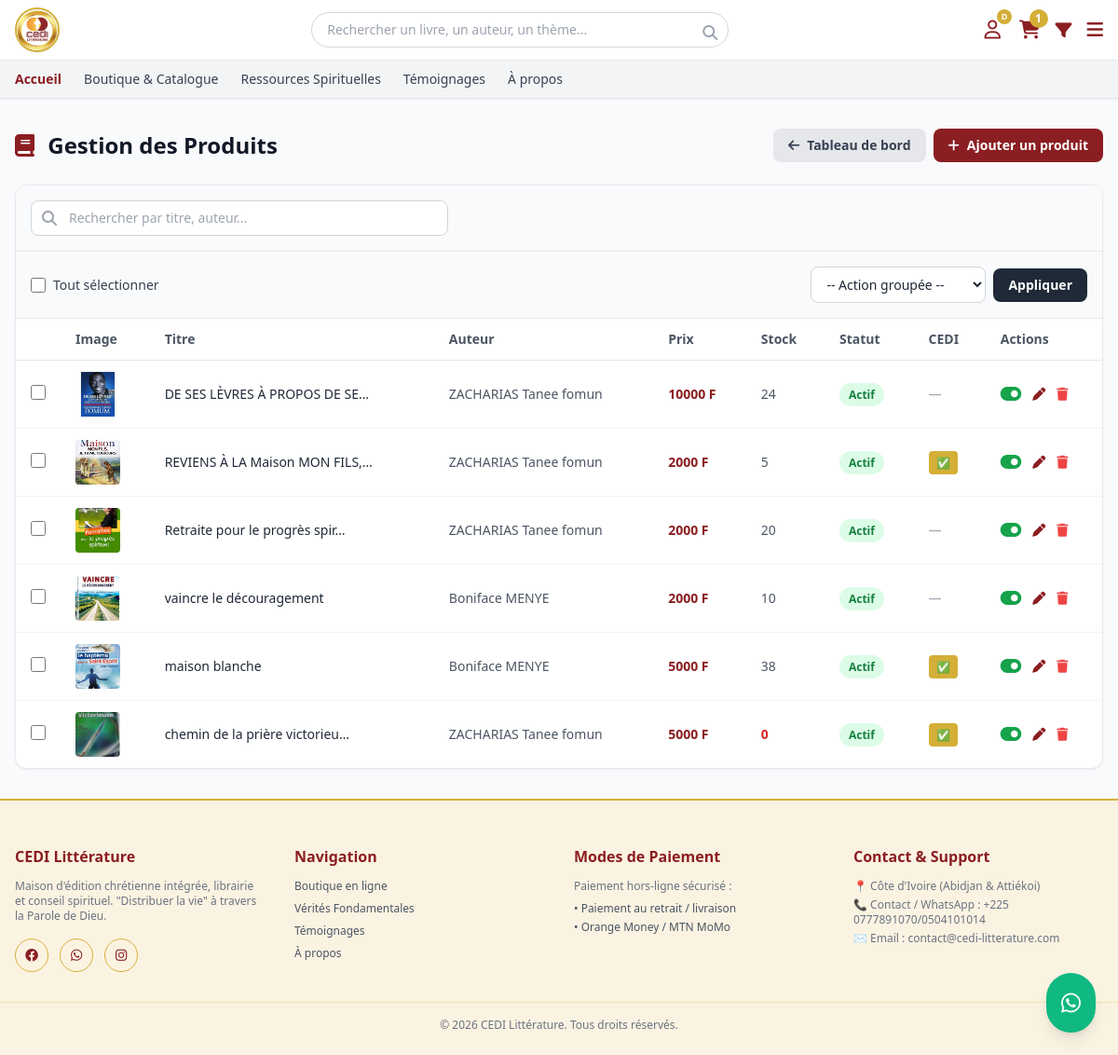
Screenshot of /admin_produits/ (signed in) with the database file from the repository.
### appcedi/models.py (models this page shows, shortened)
class Produit(models.Model):
    TYPES = (('livre', 'Livre'), ('bible', 'Bible'), ('cd', 'CD'), ('cadeau', 'Cadeau'))
    titre = models.CharField(max_length=255)
    auteur = models.CharField(max_length=255, blank=True, null=True)
    editeur = models.CharField(max_length=255, blank=True, null=True)
    isbn = models.CharField(max_length=20, blank=True, null=True)
    description = models.TextField()
    nombre_pages = models.PositiveIntegerField(blank=True, null=True, verbose_name="Nombre de pages")
    prix = models.IntegerField()
    poids = models.FloatField(blank=True, null=True)
    type_produit = models.CharField(max_length=20, choices=TYPES, default='livre')
    est_edition_cedi = models.BooleanField(default=False)
    quantite_stock = models.IntegerField(default=0)
    seuil_alerte = models.IntegerField(default=3)
    statut = models.BooleanField(default=True)
    categories = models.ManyToManyField(Categorie, through='ProduitCategorie', blank=True)
    def image_principale(self):
        img = self.images.filter(est_principale=True).first()
        if not img:
            img = self.images.first()
        return img

class Image(models.Model):
    produit = models.ForeignKey(Produit, on_delete=models.CASCADE, related_name='images')
    url_image = models.ImageField(upload_to='produits/')
    est_principale = models.BooleanField(default=False)

### appcedi/views.py (the view)
# urls.py: path('admin_produits/', views.liste_produits, name='liste_produits'),
@login_required
@user_passes_test(est_admin_ou_gestionnaire)
def liste_produits(request):
    query = request.GET.get('q', '').strip()
    produits = Produit.objects.all().order_by('-id')
    if query:
        produits = produits.filter(
            Q(titre__icontains=query) |
            Q(auteur__icontains=query) |
            Q(isbn__icontains=query)
        )
    if request.headers.get('x-requested-with') == 'XMLHttpRequest':
        html = render_to_string('appcedi/admin/partials/_produits_rows.html', {'produits': produits})
        return JsonResponse({'html': html})
    return render(request, 'appcedi/admin/liste_produits.html', {'produits': produits})

### templates/appcedi/admin/liste_produits.html (shortened to what this page needs)
{% extends 'appcedi/admin/base_admin.html' %}
{% block admin_title %}<i class="fa-solid fa-book text-cediRed mr-2"></i> Gestion des Produits{% endblock %}
{% block admin_actions %}
<div class="flex flex-wrap items-center gap-2">
    <a href="{% url 'tableau_de_bord' %}" class="bg-gray-200 text-gray-700 px-4 py-2 rounded-lg hover:bg-gray-300 transition text-sm font-bold flex items-center gap-2">
        <i class="fa-solid fa-arrow-left"></i> Tableau de bord
    </a>
    <a href="{% url 'ajouter_produit' %}" class="bg-cediRed text-white px-4 py-2 rounded-lg hover:bg-cediRedDark transition text-sm font-bold flex items-center gap-2">
        <i class="fa-solid fa-plus"></i> Ajouter un produit
    </a>
</div>
{% endblock %}
{% block admin_content %}
<div class="bg-white rounded-xl shadow-sm border border-gray-200 overflow-hidden">
    <div class="p-4 border-b border-gray-200 bg-gray-50">
        <div class="relative w-full md:max-w-md">
            <i class="fa-solid fa-magnifying-glass absolute left-3 top-1/2 -translate-y-1/2 text-gray-400"></i>
            <input type="text" id="search-produits" placeholder="Rechercher par titre, auteur..."
                   class="w-full pl-10 pr-4 py-2 border border-gray-300 rounded-lg text-sm focus:outline-none focus:border-cediRed focus:ring-1 focus:ring-cediRed transition">
        </div>
    </div>
    <form method="POST" action="{% url 'actions_produits_bulk' %}" id="bulk-form">
        <div class="p-4 border-b border-gray-200 bg-gray-50 flex flex-col sm:flex-row items-stretch sm:items-center justify-between gap-4">
            <div class="flex items-center gap-2">
                <input type="checkbox" id="select-all" class="accent-cediRed w-4 h-4 cursor-pointer">
                <label for="select-all" class="text-sm font-medium text-gray-700 cursor-pointer">Tout sélectionner</label>
            </div>
            <div class="flex items-center gap-2">
                <select name="action" required class="border border-gray-300 rounded-lg px-3 py-2 text-sm focus:outline-none focus:border-cediRed bg-white w-full sm:w-auto">
                    <option value="">-- Action groupée --</option>
                </select>
                <button type="submit" onclick="return confirm('Appliquer cette action aux produits sélectionnés ?');" class="bg-gray-800 text-white px-4 py-2 rounded-lg text-sm font-bold hover:bg-gray-900 transition whitespace-nowrap">
                    Appliquer
                </button>
            </div>
        </div>
        <div class="overflow-x-auto">
            <table class="w-full text-sm">
                <thead class="bg-white border-b border-gray-200">
                    <tr>
                        <th class="px-4 py-3 text-center w-10"></th>
                        <th class="px-4 py-3 text-left font-semibold text-gray-600">Image</th>
                        <th class="px-4 py-3 text-left font-semibold text-gray-600">Titre</th>
                        <th class="px-4 py-3 text-left font-semibold text-gray-600">Auteur</th>
                        <th class="px-4 py-3 text-left font-semibold text-gray-600">Prix</th>
                        <th class="px-4 py-3 text-left font-semibold text-gray-600">Stock</th>
                        <th class="px-4 py-3 text-left font-semibold text-gray-600">Statut</th>
                        <th class="px-4 py-3 text-left font-semibold text-gray-600">CEDI</th>
                        <th class="px-4 py-3 text-left font-semibold text-gray-600">Actions</th>
                    </tr>
                </thead>
                <tbody id="produits-tbody" class="divide-y divide-gray-100">
                    {% include 'appcedi/admin/partials/_produits_rows.html' %}
                </tbody>
            </table>
        </div>
    </form>
</div>
{% endblock %}

### templates/appcedi/base.html (shortened to what this page needs)
{% load static %}
<!DOCTYPE html>
<html lang="fr">
<head>
    <script src="https://cdn.tailwindcss.com"></script>
    <link rel="stylesheet" href="https://cdnjs.cloudflare.com/ajax/libs/font-awesome/6.4.0/css/all.min.css">
</head>
<body class="bg-gray-50 text-gray-800 font-sans flex flex-col min-h-screen">
<header class="bg-white shadow-sm sticky top-0 z-50">
   <div class="max-w-7xl mx-auto px-4 py-2 flex items-center justify-between gap-4">
        <a href="{% url 'accueil' %}" class="flex items-center gap-2">
          <div class="w-12 h-12 rounded-full overflow-hidden border-2 border-cediGold bg-white shadow-sm flex items-center justify-center">
          <img src="{% static 'images/logo_cedi.png' %}"
             alt="CEDI Littérature"
             class="w-full h-full object-cover"
             loading="eager">
    </div>
</a>
        <div class="hidden md:block flex-1 max-w-md mx-2" id="searchBarDesktop">
           <form class="relative" action="{% url 'liste_catalogue' %}" method="get">
                <input type="text" name="q" placeholder="Rechercher un livre, un auteur, un thème..." class="w-full pl-4 pr-10 py-2 border border-gray-300 rounded-full text-sm focus:outline-none focus:border-cediRed transition">
                <button type="submit" class="absolute right-3 top-2.5 text-gray-400 hover:text-cediRed transition">
                    <i class="fa-solid fa-magnifying-glass"></i>
                </button>
            </form>
        </div>
        <div class="flex items-center gap-4 text-gray-700" id="iconsRow">
{% if user.is_authenticated %}
    {% if user.is_superuser or user.role == 'admin' or user.role == 'gestionnaire_stock' %}
        <a href="{% url 'espace_client' %}" class="hover:text-cediRed flex items-center transition relative p-1" title="Tableau de bord">
    {% else %}
        <a href="{% url 'espace_client' %}" class="hover:text-cediRed flex items-center transition relative p-1" title="Mon Profil">
    {% endif %}
        <i class="fa-regular fa-user text-xl text-cediRed"></i>
        <span class="absolute -top-1 -right-2 bg-cediGold text-white text-[9px] font-bold h-4 w-4 flex items-center justify-center rounded-full">
            {{ user.username|slice:":1"|upper }}
        </span>
    </a>
{% else %}
    <a href="{% url 'connexion' %}" class="hover:text-cediRed flex items-center transition relative p-1" title="Se connecter">
        <i class="fa-regular fa-user text-xl text-cediRed"></i>
    </a>
{% endif %}
<a href="{% url 'voir_panier' %}" class="hover:text-cediRed relative transition" title="Mon panier">
    <i class="fa-solid fa-cart-shopping text-xl text-cediRed"></i>
    {% if nombre_articles_panier > 0 %}
        <span class="absolute -top-2 -right-2 bg-cediGold text-white text-xs w-5 h-5 rounded-full flex items-center justify-center font-bold">
            {{ nombre_articles_panier }}
        </span>
    {% endif %}
</a>
            <div class="relative">
                <button type="button" id="filterToggle" aria-label="Filtrer le catalogue" aria-expanded="false" class="hover:text-cediRed transition">
                    <i class="fa-solid fa-filter text-lg text-cediRed"></i>
                </button>
            </div>
            <div class="relative">
                <button type="button" id="menuToggle" aria-label="Ouvrir le menu" aria-expanded="false" class="hover:text-cediRed transition">
                    <i class="fa-solid fa-bars text-xl text-cediRed"></i>
                </button>
            </div>
        </div>
    </div>
    <nav class="bg-gray-100 border-t border-b border-gray-200">
        <div class="max-w-7xl mx-auto px-4 flex space-x-6 overflow-x-auto text-sm font-medium py-2.5 text-gray-700">
            <a href="/" class="text-cediRed font-bold hover:text-cediRed transition">Accueil</a>
            <a href="{% url 'liste_catalogue' %}" class="hover:text-cediRed whitespace-nowrap transition">Boutique & Catalogue</a>
            <a href="{% url 'liste_ressources' %}" class="hover:text-cediRed whitespace-nowrap transition">Ressources Spirituelles</a>
             <a href="{% url 'liste_temoignages_publics' %}" class="hover:text-cediRed whitespace-nowrap transition">Témoignages</a>
             <a href="{% url 'a_propos' %}" class="hover:text-cediRed whitespace-nowrap transition">À propos</a>
        </div>
    </nav>
</header>
    {% block content %}{% endblock %}
    <a href="https://wa.me/2250777891070" target="_blank" class="fixed bottom-6 right-6 bg-emerald-500 text-white p-4 rounded-full shadow-lg hover:bg-emerald-600 transition z-50 flex items-center justify-center hover:scale-110">
        <i class="fa-brands fa-whatsapp text-2xl"></i>
    </a>
    <footer class="bg-cediCream text-gray-600 mt-auto pt-12 pb-6 border-t-2 border-cediGold">
        <div class="max-w-7xl mx-auto px-4 grid grid-cols-1 md:grid-cols-4 gap-8 mb-8 text-sm">
            <div>
                <h5 class="text-cediRed font-bold text-base mb-3">CEDI Littérature</h5>
                <p class="text-xs text-gray-500 mb-4">Maison d'édition chrétienne intégrée, librairie et conseil spirituel. "Distribuer la vie" à travers la Parole de Dieu.</p>
                <div class="flex space-x-3 text-lg">
                    <a href="#" class="w-9 h-9 rounded-full border border-cediGold text-cediRed flex items-center justify-center hover:bg-cediGold hover:text-white transition"><i class="fa-brands fa-facebook text-sm"></i></a>
                    <a href="#" class="w-9 h-9 rounded-full border border-cediGold text-cediRed flex items-center justify-center hover:bg-cediGold hover:text-white transition"><i class="fa-brands fa-whatsapp text-sm"></i></a>
                    <a href="#" class="w-9 h-9 rounded-full border border-cediGold text-cediRed flex items-center justify-center hover:bg-cediGold hover:text-white transition"><i class="fa-brands fa-instagram text-sm"></i></a>
                </div>
            </div>
            <div>
                <h5 class="text-cediRed font-bold text-base mb-3">Navigation</h5>
                <ul class="space-y-2 text-xs">
                    <li><a href="{% url 'liste_catalogue' %}" class="hover:text-cediRed transition">Boutique en ligne</a></li>
                    <li><a href="{% url 'liste_ressources' %}" class="hover:text-cediRed transition">Vérités Fondamentales</a></li>
                    <li><a href="{% url 'liste_temoignages_publics' %}" class="hover:text-cediRed whitespace-nowrap transition">Témoignages</a></li>
                    <li><a href="{% url 'a_propos' %}" class="hover:text-cediRed whitespace-nowrap transition">À propos</a></li>
                </ul>
            </div>
            <div>
                <h5 class="text-cediRed font-bold text-base mb-3">Modes de Paiement</h5>
                <p class="text-xs text-gray-500 mb-2">Paiement hors-ligne sécurisé :</p>
                <ul class="space-y-1 text-xs text-gray-600">
                    <li>• Paiement au retrait / livraison</li>
                    <li>• Orange Money / MTN MoMo</li>
                </ul>
            </div>
            <div>
                <h5 class="text-cediRed font-bold text-base mb-3">Contact & Support</h5>
                <p class="text-xs text-gray-500 mb-1">📍 Côte d'Ivoire (Abidjan & Attiékoi)</p>
                <p class="text-xs text-gray-500 mb-1">📞 Contact / WhatsApp : +225 0777891070/0504101014</p>
                <p class="text-xs text-gray-500">✉️ Email : contact@cedi-litterature.com</p>
            </div>
        </div>
        <div class="max-w-7xl mx-auto px-4 border-t border-cediGold/30 pt-4 text-center text-xs text-gray-500">
            <p>&copy; 2026 CEDI Littérature. Tous droits réservés.</p>
        </div>
    </footer>
</body>
</html>

### templates/appcedi/admin/partials/_produits_rows.html
{% for produit in produits %}
<tr class="hover:bg-gray-50">
    <td class="px-4 py-3 text-center">
        <input type="checkbox" name="produit_ids" value="{{ produit.id }}" class="product-checkbox accent-cediRed w-4 h-4 cursor-pointer">
    </td>
    <td class="px-4 py-3">
        {% with produit.image_principale as img %}
           {% if img %}
           <img src="{{ img.url_image.url }}" class="w-12 h-12 object-cover rounded" alt="{{ produit.titre }}">
            {% else %}
            <div class="w-12 h-12 bg-gray-200 rounded flex items-center justify-center text-gray-400 text-xs">📷</div>
            {% endif %}
        {% endwith %}
    </td>
    <td class="px-4 py-3 font-medium text-gray-800">{{ produit.titre|truncatechars:30 }}</td>
    <td class="px-4 py-3 text-gray-600">{{ produit.auteur|default:"-" }}</td>
    <td class="px-4 py-3 font-bold text-cediRed">{{ produit.prix|floatformat:0 }} F</td>
    <td class="px-4 py-3 {% if produit.quantite_stock < 3 %}text-red-600 font-bold{% else %}text-gray-600{% endif %}">
        {{ produit.quantite_stock }}
    </td>
    <td class="px-4 py-3">
        {% if produit.statut == True or produit.statut == 'actif' or produit.statut == 'ACTIF' %}
            <span class="bg-green-100 text-green-700 text-xs px-2.5 py-1 rounded-full font-semibold">Actif</span>
        {% else %}
            <span class="bg-gray-100 text-gray-600 text-xs px-2.5 py-1 rounded-full font-semibold">Inactif</span>
        {% endif %}
    </td>
    <td class="px-4 py-3">{% if produit.est_edition_cedi %}<span class="bg-cediGold text-white text-xs px-2 py-1 rounded">✅</span>{% else %}<span class="text-gray-400">—</span>{% endif %}</td>
    <td class="px-4 py-3">
        <div class="flex items-center gap-3">
            <a href="{% url 'basculer_statut_produit' produit.id %}" title="Basculer statut" class="{% if produit.statut == True or produit.statut == 'actif' or produit.statut == 'ACTIF' %}text-green-600 hover:text-green-800{% else %}text-gray-400 hover:text-gray-600{% endif %} transition text-base">
                {% if produit.statut == True or produit.statut == 'actif' or produit.statut == 'ACTIF' %}
                    <i class="fa-solid fa-toggle-on text-xl"></i>
                {% else %}
                    <i class="fa-solid fa-toggle-off text-xl"></i>
                {% endif %}
            </a>
            <a href="{% url 'modifier_produit' produit.id %}" class="text-cediRed hover:text-cediRedDark transition" title="Modifier"><i class="fa-solid fa-pen"></i></a>
            <a href="{% url 'supprimer_produit' produit.id %}" class="text-red-500 hover:text-red-700 transition" title="Supprimer"><i class="fa-solid fa-trash"></i></a>
        </div>
    </td>
</tr>
{% empty %}
<tr>
    <td colspan="9" class="px-4 py-8 text-center text-gray-500">Aucun produit trouvé. <a href="{% url 'ajouter_produit' %}" class="text-cediRed hover:underline">Ajoutez-en un !</a></td>
</tr>
{% endfor %}

### rows the page displays
Produit: image_principale.url_image (picture), titre "DE SES LÈVRES À PROPOS DE SE…", auteur "ZACHARIAS Tanee fomun", prix "10000", quantite_stock "24", statut "Actif"
Produit: image_principale.url_image (picture), titre "REVIENS À LA Maison MON FILS,…", auteur "ZACHARIAS Tanee fomun", prix "2000", quantite_stock "5", statut "Actif"
Produit: image_principale.url_image (picture), titre "Retraite pour le progrès spir…", auteur "ZACHARIAS Tanee fomun", prix "2000", quantite_stock "20", statut "Actif"
Produit: image_principale.url_image (picture), titre "vaincre le découragement", auteur "Boniface MENYE", prix "2000", quantite_stock "10", statut "Actif"
Produit: image_principale.url_image (picture), titre "maison blanche", auteur "Boniface MENYE", prix "5000", quantite_stock "38", statut "Actif"
Produit: image_principale.url_image (picture), titre "chemin de la prière victorieu…", auteur "ZACHARIAS Tanee fomun", prix "5000", quantite_stock "0", statut "Actif"

### other values shown
{{ user.username|slice:":1"|upper }} "D"
{{ nombre_articles_panier }} "1"
